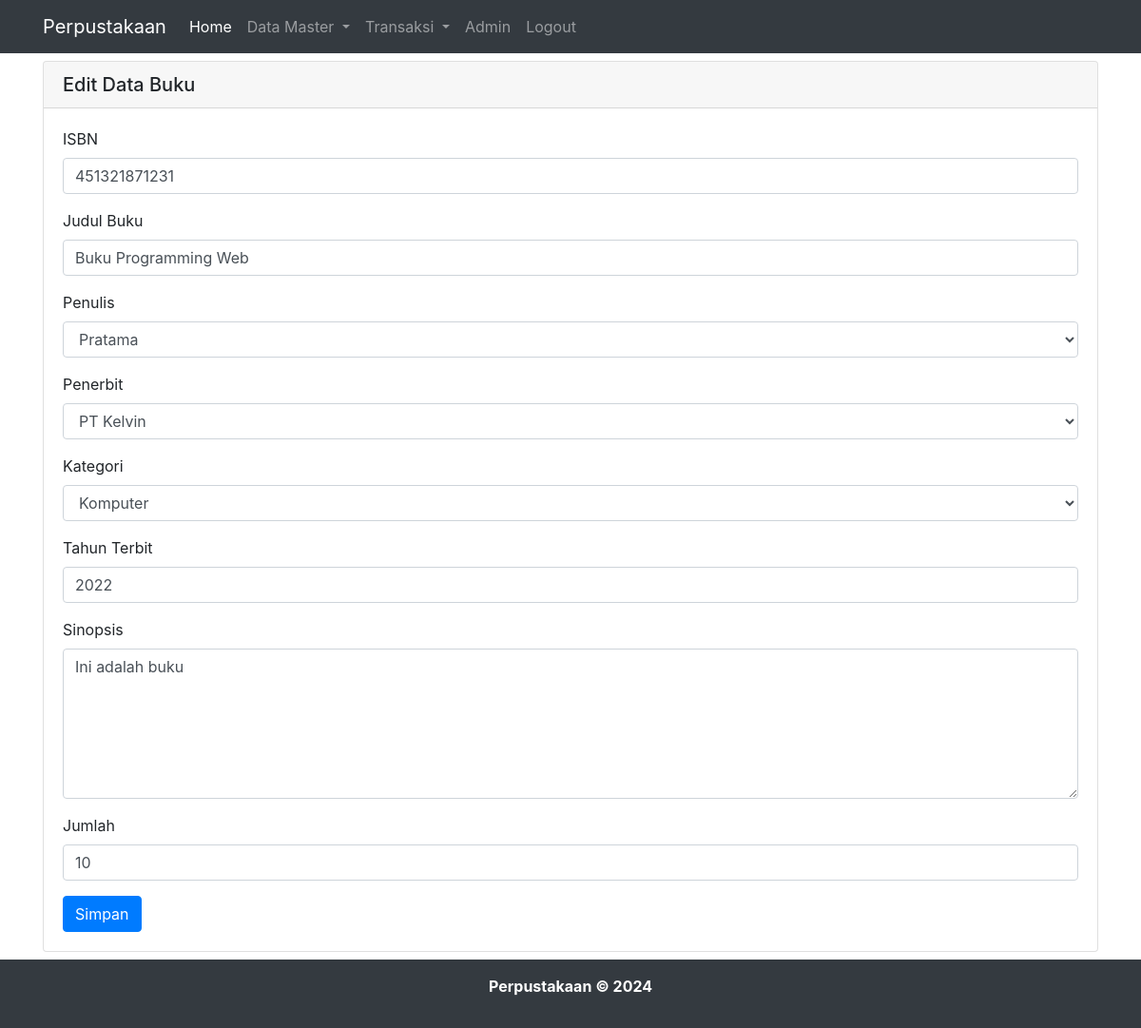
Screenshot of /edit_buku.php?id=B-401 (signed in) with the database file from the repository.
### tables this page shows
CREATE TABLE `buku`  (
  `id_buku` varchar(5) NOT NULL,
  `isbn` varchar(30) NOT NULL,
  `judul` varchar(255) NOT NULL,
  `id_penulis` int UNSIGNED NOT NULL,
  `id_penerbit` int UNSIGNED NOT NULL,
  `id_kategori` int UNSIGNED NOT NULL,
  `tahun_terbit` varchar(4) NOT NULL,
  `sinopsis` text NOT NULL,
  `jumlah` int NOT NULL,
  `foto_sampul` varchar(100) NULL DEFAULT NULL,
  PRIMARY KEY (`id_buku`) USING BTREE,
  INDEX `fk_id_penulis_in_buku-table`(`id_penulis` ASC) USING BTREE,
  INDEX `fk_id_penerbit_in_buku-table`(`id_penerbit` ASC) USING BTREE,
  INDEX `fk_id_kategori_in_buku-table`(`id_kategori` ASC) USING BTREE,
  CONSTRAINT `fk_id_kategori_in_buku-table` FOREIGN KEY (`id_kategori`) REFERENCES `kategori` (`id_kategori`) ON DELETE RESTRICT ON UPDATE RESTRICT,
  CONSTRAINT `fk_id_penerbit_in_buku-table` FOREIGN KEY (`id_penerbit`) REFERENCES `penerbit` (`id_penerbit`) ON DELETE RESTRICT ON UPDATE RESTRICT,
  CONSTRAINT `fk_id_penulis_in_buku-table` FOREIGN KEY (`id_penulis`) REFERENCES `penulis` (`id_penulis`) ON DELETE RESTRICT ON UPDATE RESTRICT
);

CREATE TABLE `penulis`  (
  `id_penulis` int UNSIGNED NOT NULL AUTO_INCREMENT,
  `nama_penulis` varchar(100) NOT NULL,
  PRIMARY KEY (`id_penulis`) USING BTREE
);

CREATE TABLE `penerbit`  (
  `id_penerbit` int UNSIGNED NOT NULL AUTO_INCREMENT,
  `nama_penerbit` varchar(50) NOT NULL,
  `kota` varchar(30) NOT NULL,
  PRIMARY KEY (`id_penerbit`) USING BTREE
);

CREATE TABLE `kategori`  (
  `id_kategori` int UNSIGNED NOT NULL AUTO_INCREMENT,
  `nama` varchar(20) NOT NULL,
  PRIMARY KEY (`id_kategori`) USING BTREE
);

### edit_buku.php (the view, shortened to what this page needs)
<?php
include "header.php";
include "koneksi.php";
$id = $_GET['id'];
$query = $koneksi->query("SELECT * FROM buku WHERE id_buku = '$id'");
$row = $query->fetch_assoc();
?>
<div class="container">
    <div class="row">
        <div class="col-lg-12 mt-2" style="min-height: 480px;">
            <div class="card">
                <h5 class="card-header">Edit Data Buku</h5>
                <div class="card-body">
                    <div class="row">
                        <div class="col">
                            <form action="simpan_edit_buku.php" method="POST">
                                <div class="form-group">
                                    <label for="">ISBN</label>
                                    <input type="text" class="form-control" placeholder="Masukkan ISBN..." name="isbn"
                                        id="isbn" minlength="10" maxlength="13" value="<?= $row["isbn"] ?>" required>
                                </div>
                                <div class="form-group">
                                    <label for="">Judul Buku</label>
                                    <input type="text" class="form-control" placeholder="Masukkan Judul Buku..."
                                        name="judul" id="judul" maxlength="255" value="<?= $row["judul"] ?>" required>
                                </div>
                                <div class="form-group">
                                    <label for="">Penulis</label>
                                    <select class="form-control" name="penulis" id="penulis" required>
                                        <?php
                                        $query_penulis = $koneksi->query("SELECT * FROM penulis");
                                        while ($row2 = $query_penulis->fetch_assoc()) {
                                            ?>
                                            <option value="<?= $row2["id_penulis"] ?>" <?php if($row2["id_penulis"] == $row["id_penulis"]) echo 'selected' ?>><?= $row2["nama_penulis"] ?></option>
                                        <?php } ?>
                                    </select>
                                </div>
                                <div class="form-group">
                                    <label for="">Penerbit</label>
                                    <select class="form-control" name="penerbit" id="penerbit" required>
                                        <?php
                                        $query_penerbit = $koneksi->query("SELECT * FROM penerbit");
                                        while ($row3 = $query_penerbit->fetch_assoc()) {
                                            ?>
                                            <option value="<?= $row3["id_penerbit"] ?>" <?php if($row3["id_penerbit"] == $row["id_penerbit"]) echo 'selected' ?>><?= $row3["nama_penerbit"] ?></option>
                                        <?php } ?>
                                    </select>
                                </div>
                                <div class="form-group">
                                    <label for="">Kategori</label>
                                    <select class="form-control" name="kategori" id="kategori" required>
                                        <?php
                                        $query_kategori = $koneksi->query("SELECT * FROM kategori");
                                        while ($row4 = $query_kategori->fetch_assoc()) {
                                            ?>
                                            <option value="<?= $row4["id_kategori"] ?>" <?php if($row4["id_kategori"] == $row["id_kategori"]) echo 'selected' ?>><?= $row4["nama"] ?></option>
                                        <?php } ?>
                                    </select>
                                </div>
                                <div class="form-group">
                                    <label for="">Tahun Terbit</label>
                                    <input class="form-control" value="<?= $row["tahun_terbit"] ?>" type="text" name="tahun_terbit" id="datepicker" maxlength="4" required/>
                                </div>
                                <div class="form-group">
                                    <label for="">Sinopsis</label>
                                    <textarea class="form-control" name="sinopsis" id="sinopsis" rows="6" required><?= $row["sinopsis"] ?></textarea>
                                </div>
                                <div class="form-group">
                                    <label for="">Jumlah</label>
                                    <input class="form-control" type="number" name="jumlah" id="jumlah" max="9999" value="<?= $row["jumlah"] ?>" required/>
                                </div>
                                <input type="submit" value="Simpan" class="btn btn-primary">
                            </form>
                        </div>
                    </div>
                </div>
            </div>
        </div>
    </div>
</div>
<?php
include "footer.php";
?>

### rows the page displays
buku: isbn "451321871231", judul "Buku Programming Web", penulis "Pratama", penerbit "PT Kelvin", kategori "Komputer", tahun_terbit "2022", sinopsis "Ini adalah buku", jumlah "10"
